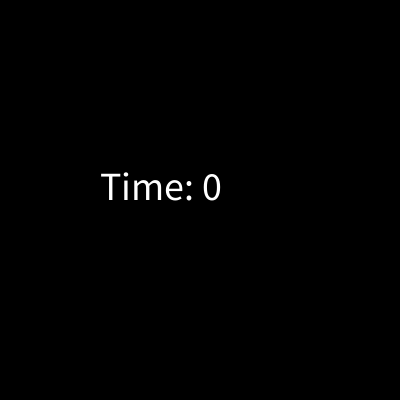
Frame 1 (no input)
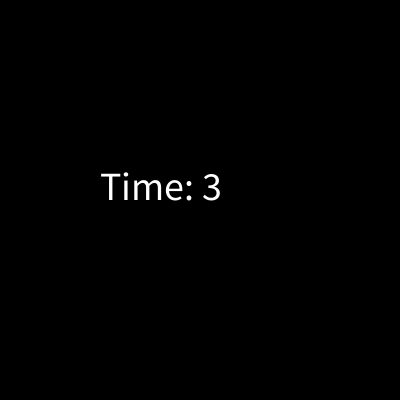
Frame 60 (the mouse pressed at the canvas centre just before this capture)
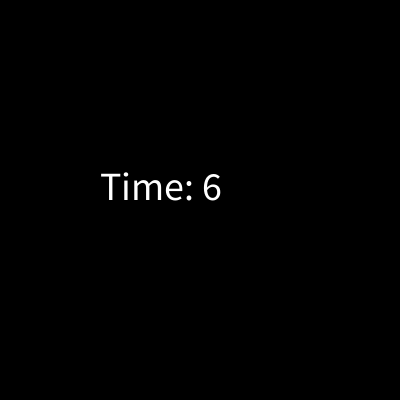
Frame 120 (the mouse held since frame 60 and released just before this capture)

The Processing sketch that drew these frames (run headless with seeded random() and noise(); from frame 60 on, the mouse is pressed at the canvas centre):

// Processing sketch: timer_simple_pde
// ── timer_simple_pde.pde
int counter = 0;
int startime = millis();
int t1 = millis();
int t2 = millis();
int totaltime = 20;

void setup() {
size(400, 400);
textSize(40);

}

void draw() {
background(0);


if ((t1 - t2) < totaltime) {
t1++;
}
if ((t1-t2) == totaltime) {
counter = counter + 1;
t1 = startime;
}
if (counter == 15) {
background(#FF0000);
noLoop();
}

text("Time: " + counter, 100, 200);

}
